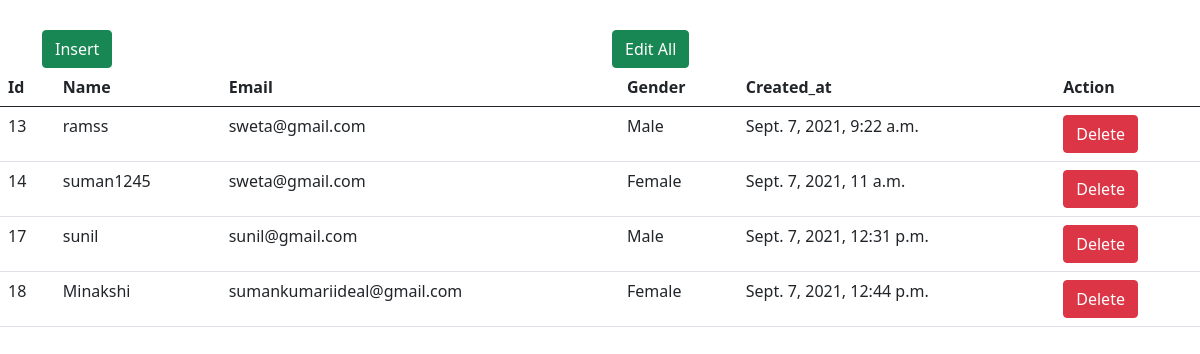
The page /student/ on the database its author committed.
### crudapp/models.py (models this page shows)
class StudentData(models.Model):
    id=models.AutoField(primary_key=True)
    name=models.CharField(max_length=100)
    email=models.EmailField(max_length=100)
    gender=models.CharField(max_length=50)
    created_at=models.DateTimeField(auto_now_add=True)
    objects=models.Manager()

### crudapp/views.py (the view)
# urls.py: path('student/', views.HomePage, name="home"),
def HomePage(request):
    students=StudentData.objects.all()
    return render(request,"homepage.html",{"students":students})

### crudapp/templates/homepage.html (shortened to what this page needs)
<html>
<head>
    <link href="https://cdn.jsdelivr.net/npm/bootstrap@5.1.0/dist/css/bootstrap.min.css" rel="stylesheet">
</head>
<body>
    <div class="container">
        <div class="row form-group" style="margin-top:30px">
            <div class="col-lg-6">
                <button class="btn btn-block btn-success" id="insert_btn" data-toggle="modal"
                    data-target="#insert_data">Insert</button>
            </div>
            <div class="col-lg-6">
                <button class="btn btn-block btn-success" id="update_btn">Edit All</button>
            </div>
        </div>
        </div>
        <div class="row">
            <div class="col-lg-12">
                <div class="table">
                    <table class="table">
                        <thead>
                        <tr>
                            <th>Id</th>
                            <th>Name</th>
                            <th>Email</th>
                            <th>Gender</th>
                            <th>Created_at</th>
                            <th>Action</th>
                        </tr>
                    </thead>
                    <tbody>
                        {% for student in students %}
                        <tr>
                            <td>{{ student.id }}</td>
                            <td class="editable" data-type="name">{{ student.name }}</td>
                            <td class="editable" data-type="email">{{ student.email }}</td>
                            <td class="editable" data-type="gender">{{ student.gender }}</td>
                            <td>{{ student.created_at }}</td>
                            <td class="btn-td-block"><button class="btn btn-block btn-delete btn-danger">Delete</button></td>
                        </tr>
                        {% endfor %}
                    </tbody>
                    </table>
                </div>
            </div>
</body>
</html>

### rows shown on the page
StudentData: id "13", name "ramss", email "sweta@gmail.com", gender "Male", created_at "Sept. 7, 2021, 9:22 a.m."
StudentData: id "14", name "suman1245", email "sweta@gmail.com", gender "Female", created_at "Sept. 7, 2021, 11 a.m."
StudentData: id "17", name "sunil", email "sunil@gmail.com", gender "Male", created_at "Sept. 7, 2021, 12:31 p.m."
StudentData: id "18", name "Minakshi", email "sumankumariideal@gmail.com", gender "Female", created_at "Sept. 7, 2021, 12:44 p.m."
